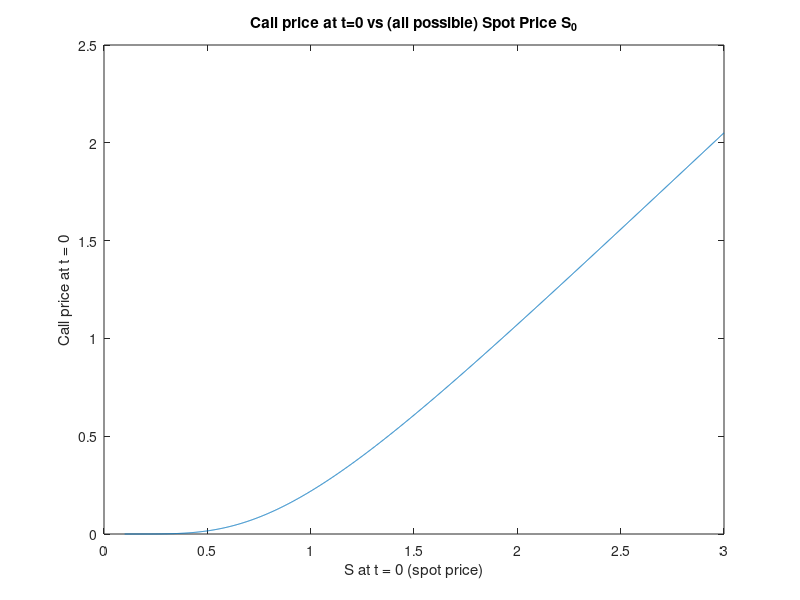

This chart was generated by the following MATLAB code:
%% LECTURE 11 - Theta Method for EU Call - Noé Debrois - 29/10/2024
% Script to price a EU Call Option, under B&S model, using PRICE PDE.
% WARNING : NOT log-price PDE ! cf Lecture notes, page 23 PDE.pdf.
% We implement Finite Difference Method using THETA METHOD SCHEME.
%%%%%%%%%%%%%%%%%%%%%%%%%%%%%%%%%%%%%%%%%%%%%%%%%%%%%%%%%%%%%%%%%%%%%%%%%%%
clear; close all;
%
%% 1. Parameters & Grids :
% Model & Option parameters :
S0 = 1; K = 0.95; r = 0.001; sigma = 0.5; T = 1;

% Method parameter :
theta = 0.5; 
% 0 : Implicit Euler, 0.5 : Crank-Nicholson, 1 : Explicit Euler

% Space grid :
N = 2000; % Number of points in the space dimension.
Smin = 0.1 * S0; Smax = 3 * S0; % Found by experience : we assume that the
% spot price has a negligible probability of falling below 10% of S0, and
% of rising above 3 * S0.
dS = (Smax - Smin) / N; % Space grid (price grid) step.
S = Smin + (0:N) * dS; % Price grid.

% Time grid :
M = 1000;       % Number of points in the time dimension.
dt = T / M;     % Time grid step.
t = (0:M) * dt; % t lives in [0, T], divided in M subintervals : M+1 pts.
%
%% 2. Matrix Construction :
% We write the theta method in matrix form, cf my notebook about PDE.


% WARNING : with the PRICE PDE (contrary to logprice PDE), A, B & C depend
% on i. Hence the following functions to build A, B, C for each S_i :
A = @(S) (1 - theta) * dt * (-r * S / (2 * dS) + sigma^2 * S^2 / (2 * dS^2));
B = @(S) -1 + dt * (1 - theta) * (-sigma^2 * S^2 / (dS^2) - r);
C = @(S) dt * (1 - theta) * (r * S / (2 * dS) + sigma^2 * S^2 / (2 * dS^2));
% cf page 26 of notes PDE.pdf.

Mat = spalloc(N + 1, N + 1, 3 * (N - 1) + 2);
Mat(1, 1) = 1;
for i=2:N
    Mat(i, [i - 1, i, i + 1]) = [A(S(i)) B(S(i)) C(S(i))];
end
Mat(end, end) = 1;

% [Atilde, Btilde, Ctilde] (once again, with PRICE PDE, they depend on i) :
Ah = @(S) -(theta) * dt * (-r * S / (2 * dS) + sigma^2 * S^2 / (2 * dS^2));
Bh = @(S) -1 - dt * (theta) * (-sigma^2 * S^2 / (dS^2) - r);
Ch = @(S) -dt * (theta) * (r * S / (2 * dS) + sigma^2 * S^2 / (2 * dS^2));

Mat_rhs = spalloc(N + 1, N + 1, 3 * (N - 1));
for i=2:N
    Mat_rhs(i, [i - 1, i, i + 1])=[Ah(S(i)) Bh(S(i)) Ch(S(i))];
end
%
%% 3. Backward in time loop :
c = max(S' - K, 0); % @ Maturity : "v(T, x) = (ST - K)^+". 

rhs = zeros(N + 1, 1); % BCj in my notes.

for j=M:-1:1 % BACKWARD from t_M to t_0.
    % We know c t_j -> we compute cnew t_{j-1}.
    rhs = Mat_rhs * c;
    rhs(1) = 0;
    rhs(end) = Smax - K * exp(-r * (T - (j - 1) * dt)); % BC at tj, for S=Smax
    c = Mat \ rhs;
end
%
%% Plot "call price at t=0" VS "S at t=0" (for all S in [Smin, Smax]) :
figure
plot(S, c); 
title('Call price at t=0 vs (all possible) Spot Price S_0'); 
xlabel('S at t = 0 (spot price)');
ylabel('Call price at t = 0')
%
%% Compute the price at t = 0 :
price = interp1(S, c, S0, 'spline') % Interpolation of c at spot price S0 (fixed above).
price_ex = blsprice(S0, K, r, T, sigma) % For comparison : B&S price.